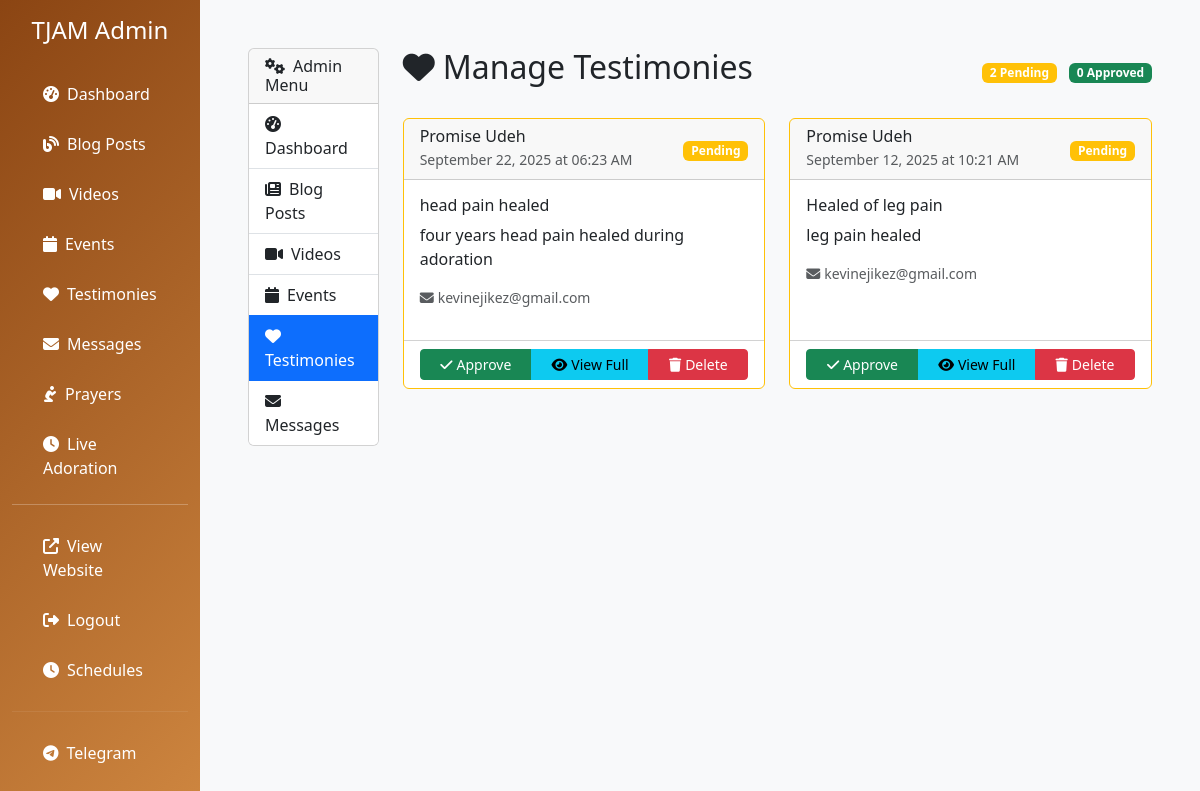
The page /admin/testimonies (signed in) on the database its author committed.
### app.py (models this page shows)
class Testimony(db.Model):
    id = db.Column(db.Integer, primary_key=True)
    name = db.Column(db.String(100), nullable=False)
    email = db.Column(db.String(120))
    title = db.Column(db.String(200), nullable=False)
    content = db.Column(db.Text, nullable=False)
    is_approved = db.Column(db.Boolean, default=False)
    created_at = db.Column(db.DateTime, default=datetime.utcnow)

### app.py (the view)
@app.route('/admin/testimonies')
@login_required
def admin_testimonies():
    if not current_user.is_admin:
        return redirect(url_for('index'))
    try:
        testimonies = Testimony.query.order_by(Testimony.created_at.desc()).all()
        return render_template('admin/testimonies.html', testimonies=testimonies)
    except Exception as e:
        app.logger.error(f"Error loading admin testimonies: {e}")
        flash('An error occurred loading testimonies.', 'error')
        return redirect(url_for('admin_dashboard'))

### app.py (called while the page is built)
@app.context_processor
def inject_current_year():
    return {'current_year': datetime.now().year}

@login_manager.user_loader
def load_user(user_id):
    return User.query.get(int(user_id))

### templates/admin/testimonies.html (shortened to what this page needs)
{% extends "admin/base.html" %}
{% block content %}
<div class="container-fluid my-4">
    <div class="row">
        <div class="col-md-3 col-lg-2">
            <div class="card">
                <div class="card-header">
                    <h6 class="mb-0"><i class="fas fa-cogs me-2"></i>Admin Menu</h6>
                </div>
                <div class="list-group list-group-flush">
                    <a href="{{ url_for('admin_dashboard') }}" class="list-group-item list-group-item-action">
                        <i class="fas fa-tachometer-alt me-2"></i>Dashboard
                    </a>
                    <a href="{{ url_for('admin_posts') }}" class="list-group-item list-group-item-action">
                        <i class="fas fa-newspaper me-2"></i>Blog Posts
                    </a>
                    <a href="{{ url_for('admin_videos') }}" class="list-group-item list-group-item-action">
                        <i class="fas fa-video me-2"></i>Videos
                    </a>
                    <a href="{{ url_for('admin_events') }}" class="list-group-item list-group-item-action">
                        <i class="fas fa-calendar me-2"></i>Events
                    </a>
                    <a href="{{ url_for('admin_testimonies') }}" class="list-group-item list-group-item-action active">
                        <i class="fas fa-heart me-2"></i>Testimonies
                    </a>
                    <a href="{{ url_for('admin_messages') }}" class="list-group-item list-group-item-action">
                        <i class="fas fa-envelope me-2"></i>Messages
                    </a>
                </div>
            </div>
        </div>
        <div class="col-md-9 col-lg-10">
            <div class="d-flex justify-content-between align-items-center mb-4">
                <h2><i class="fas fa-heart me-2"></i>Manage Testimonies</h2>
                <div>
                    <span class="badge bg-warning me-2">
                        {{ testimonies | selectattr('is_approved', 'equalto', False) | list | length }} Pending
                    </span>
                    <span class="badge bg-success">
                        {{ testimonies | selectattr('is_approved', 'equalto', True) | list | length }} Approved
                    </span>
                </div>
            </div>
            {% if testimonies %}
            <div class="row">
                {% for testimony in testimonies %}
                <div class="col-lg-6 mb-4">
                    <div class="card h-100 {% if not testimony.is_approved %}border-warning{% else %}border-success{% endif %}">
                        <div class="card-header d-flex justify-content-between align-items-center">
                            <div>
                                <h6 class="mb-0">{{ testimony.name }}</h6>
                                <small class="text-muted">{{ testimony.created_at.strftime('%B %d, %Y at %I:%M %p') }}</small>
                            </div>
                            <div>
                                {% if testimony.is_approved %}
                                    <span class="badge bg-success">Approved</span>
                                {% else %}
                                    <span class="badge bg-warning">Pending</span>
                                {% endif %}
                            </div>
                        </div>
                        <div class="card-body">
                            <h6 class="card-title">{{ testimony.title }}</h6>
                            <p class="card-text">
                                {{ testimony.content[:200] }}{% if testimony.content|length > 200 %}...{% endif %}
                            </p>
                            {% if testimony.email %}
                            <p class="small text-muted">
                                <i class="fas fa-envelope me-1"></i>{{ testimony.email }}
                            </p>
                            {% endif %}
                        </div>
                        <div class="card-footer bg-transparent">
                            <div class="btn-group w-100" role="group">
                                {% if not testimony.is_approved %}
                                <a href="{{ url_for('admin_approve_testimony', testimony_id=testimony.id) }}"
                                   class="btn btn-success btn-sm">
                                    <i class="fas fa-check me-1"></i>Approve
                                </a>
                                {% endif %}
                                <button type="button" class="btn btn-info btn-sm"
                                        data-bs-toggle="modal"
                                        data-bs-target="#testimonyModal{{ testimony.id }}">
                                    <i class="fas fa-eye me-1"></i>View Full
                                </button>
                                <button type="button" class="btn btn-danger btn-sm"
                                        onclick="confirmDelete('{{ testimony.id }}', '{{ testimony.title }}')">
                                    <i class="fas fa-trash me-1"></i>Delete
                                </button>
                            </div>
                        </div>
                    </div>
                </div>
                {% endfor %}
            </div>
            {% endif %}
        </div>
    </div>
</div>
{% endblock %}

### rows shown on the page
Testimony: name "Promise Udeh", created_at "September 22, 2025 at 06:23 AM", is_approved "Pending", title "head pain healed", content "four years head pain healed during adoration", email "kevinejikez@gmail.com"
Testimony: name "Promise Udeh", created_at "September 12, 2025 at 10:21 AM", is_approved "Pending", title "Healed of leg pain", content "leg pain healed", email "kevinejikez@gmail.com"
